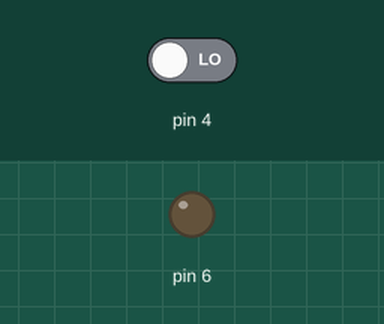
Simulated run of this sketch. Board: Arduino Uno, built with avr-gcc and run on an emulated ATmega328P. Shown: output pins drawn as LEDs (lit = HIGH). Inputs (shaded band) come from the test bench; at power-on: pin 4 LOW.

Above: at 1.2 s.
1.3 s: pin 4 driven HIGH
At 1.9 s:
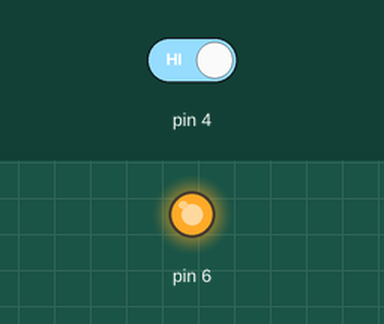
2.8 s: pin 4 driven LOW
At 3.1 s:
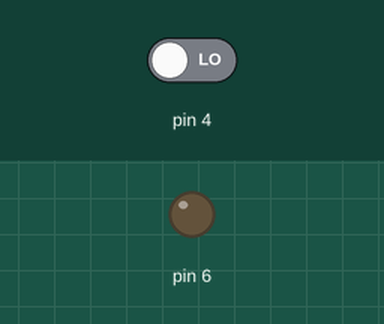
Timing chart, 0 to 5.8 s (numbered marks = the images above; inputs shaded):
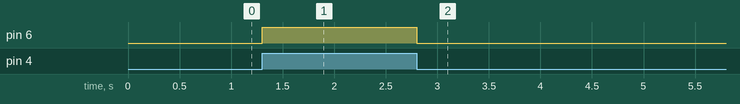

The sketch:

PICSIMLAB.ino
```cpp
 void setup() {
  // put your setup code here, to run once:
  pinMode(4, INPUT);
  pinMode(6, OUTPUT);
}

void loop() {
  // put your main code here, to run repeatedly:
  int a = digitalRead(4);

  if (a == 1) {
    digitalWrite(6, HIGH);
  }

  if (a == 0) {
    digitalWrite(6, LOW);
  }
}
```

Measured:
- after the input at 1.3 s, pin 6: LOW → HIGH at once
- after the input at 2.8 s, pin 6: HIGH → LOW at once
